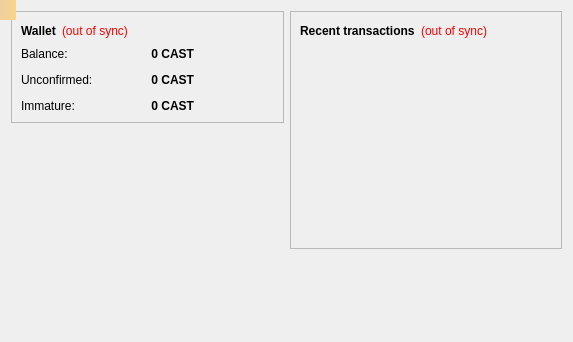
<?xml version="1.0" encoding="UTF-8"?>
<ui version="4.0">
 <class>OverviewPage</class>
 <widget class="QWidget" name="OverviewPage">
  <property name="geometry">
   <rect>
    <x>0</x>
    <y>0</y>
    <width>573</width>
    <height>342</height>
   </rect>
  </property>
  <property name="windowTitle">
   <string>Form</string>
  </property>
  <layout class="QGridLayout" name="gridLayout_2">
   <item row="0" column="0">
    <layout class="QHBoxLayout" name="horizontalLayout" stretch="1,1">
     <item>
      <layout class="QVBoxLayout" name="verticalLayout_2">
       <item>
        <widget class="QFrame" name="frame">
         <property name="frameShape">
          <enum>QFrame::StyledPanel</enum>
         </property>
         <property name="frameShadow">
          <enum>QFrame::Raised</enum>
         </property>
         <layout class="QVBoxLayout" name="verticalLayout_4">
          <item>
           <layout class="QHBoxLayout" name="horizontalLayout_4">
            <item>
             <widget class="QLabel" name="label_5">
              <property name="font">
               <font>
                <weight>75</weight>
                <bold>true</bold>
               </font>
              </property>
              <property name="text">
               <string>Wallet</string>
              </property>
             </widget>
            </item>
            <item>
             <widget class="QLabel" name="labelWalletStatus">
              <property name="toolTip">
               <string>&lt;html&gt;&lt;head/&gt;&lt;body&gt;&lt;p&gt;The displayed information may be out of date. Your wallet automatically synchronizes with the CAST network after a connection is established, but this process has not completed yet.&lt;/p&gt;&lt;/body&gt;&lt;/html&gt;</string>
              </property>
              <property name="styleSheet">
               <string notr="true">QLabel { color: red; }</string>
              </property>
              <property name="text">
               <string notr="true">(out of sync)</string>
              </property>
              <property name="alignment">
               <set>Qt::AlignLeading|Qt::AlignLeft|Qt::AlignVCenter</set>
              </property>
             </widget>
            </item>
            <item>
             <spacer name="horizontalSpacer_2">
              <property name="orientation">
               <enum>Qt::Horizontal</enum>
              </property>
              <property name="sizeHint" stdset="0">
               <size>
                <width>40</width>
                <height>20</height>
               </size>
              </property>
             </spacer>
            </item>
           </layout>
          </item>
          <item>
           <layout class="QGridLayout" name="gridLayout" columnstretch="3,8">
            <property name="spacing">
             <number>12</number>
            </property>
            <item row="0" column="0">
             <widget class="QLabel" name="label">
              <property name="text">
               <string>Balance:</string>
              </property>
             </widget>
            </item>
            <item row="0" column="1">
             <widget class="QLabel" name="labelBalance">
              <property name="font">
               <font>
                <weight>75</weight>
                <bold>true</bold>
               </font>
              </property>
              <property name="cursor">
               <cursorShape>IBeamCursor</cursorShape>
              </property>
              <property name="toolTip">
               <string>Your current balance</string>
              </property>
              <property name="layoutDirection">
               <enum>Qt::LeftToRight</enum>
              </property>
              <property name="text">
               <string notr="true">0 CAST</string>
              </property>
              <property name="alignment">
               <set>Qt::AlignRight|Qt::AlignTrailing|Qt::AlignVCenter</set>
              </property>
              <property name="indent">
               <number>80</number>
              </property>
              <property name="textInteractionFlags">
               <set>Qt::LinksAccessibleByMouse|Qt::TextSelectableByKeyboard|Qt::TextSelectableByMouse</set>
              </property>
             </widget>
            </item>
            <item row="1" column="0">
             <widget class="QLabel" name="label_3">
              <property name="text">
               <string>Unconfirmed:</string>
              </property>
             </widget>
            </item>
            <item row="1" column="1">
             <widget class="QLabel" name="labelUnconfirmed">
              <property name="font">
               <font>
                <weight>75</weight>
                <bold>true</bold>
               </font>
              </property>
              <property name="cursor">
               <cursorShape>IBeamCursor</cursorShape>
              </property>
              <property name="toolTip">
               <string>Total of transactions that have yet to be confirmed, and do not yet count toward the current balance</string>
              </property>
              <property name="layoutDirection">
               <enum>Qt::LeftToRight</enum>
              </property>
              <property name="text">
               <string notr="true">0 CAST</string>
              </property>
              <property name="alignment">
               <set>Qt::AlignRight|Qt::AlignTrailing|Qt::AlignVCenter</set>
              </property>
              <property name="indent">
               <number>80</number>
              </property>
              <property name="textInteractionFlags">
               <set>Qt::LinksAccessibleByMouse|Qt::TextSelectableByKeyboard|Qt::TextSelectableByMouse</set>
              </property>
             </widget>
            </item>
            <item row="2" column="0">
             <widget class="QLabel" name="labelImmatureText">
              <property name="text">
               <string>Immature:</string>
              </property>
             </widget>
            </item>
            <item row="2" column="1">
             <widget class="QLabel" name="labelImmature">
              <property name="font">
               <font>
                <weight>75</weight>
                <bold>true</bold>
               </font>
              </property>
              <property name="toolTip">
               <string>Mined balance that has not yet matured</string>
              </property>
              <property name="layoutDirection">
               <enum>Qt::LeftToRight</enum>
              </property>
              <property name="text">
               <string notr="true">0 CAST</string>
              </property>
              <property name="alignment">
               <set>Qt::AlignRight|Qt::AlignTrailing|Qt::AlignVCenter</set>
              </property>
              <property name="margin">
               <number>0</number>
              </property>
              <property name="indent">
               <number>80</number>
              </property>
              <property name="textInteractionFlags">
               <set>Qt::LinksAccessibleByMouse|Qt::TextSelectableByKeyboard|Qt::TextSelectableByMouse</set>
              </property>
             </widget>
            </item>
           </layout>
          </item>
         </layout>
        </widget>
       </item>
       <item>
        <spacer name="verticalSpacer_3">
         <property name="orientation">
          <enum>Qt::Vertical</enum>
         </property>
         <property name="sizeHint" stdset="0">
          <size>
           <width>20</width>
           <height>40</height>
          </size>
         </property>
        </spacer>
       </item>
       <item>
        <widget class="QLabel" name="label_wallet_bgcoin">
         <property name="text">
          <string/>
         </property>
         <property name="pixmap">
          <pixmap resource="../bitcoin.qrc">:/images/wallet_bgcoin</pixmap>
         </property>
         <property name="scaledContents">
          <bool>false</bool>
         </property>
         <property name="alignment">
          <set>Qt::AlignCenter</set>
         </property>
         <property name="margin">
          <number>0</number>
         </property>
        </widget>
       </item>
       <item>
        <spacer name="verticalSpacer">
         <property name="orientation">
          <enum>Qt::Vertical</enum>
         </property>
         <property name="sizeHint" stdset="0">
          <size>
           <width>20</width>
           <height>40</height>
          </size>
         </property>
        </spacer>
       </item>
      </layout>
     </item>
     <item>
      <layout class="QVBoxLayout" name="verticalLayout_3">
       <item>
        <widget class="QFrame" name="frame_2">
         <property name="frameShape">
          <enum>QFrame::StyledPanel</enum>
         </property>
         <property name="frameShadow">
          <enum>QFrame::Raised</enum>
         </property>
         <layout class="QVBoxLayout" name="verticalLayout">
          <item>
           <layout class="QHBoxLayout" name="horizontalLayout_2">
            <item>
             <widget class="QLabel" name="label_4">
              <property name="text">
               <string>&lt;b&gt;Recent transactions&lt;/b&gt;</string>
              </property>
             </widget>
            </item>
            <item>
             <widget class="QLabel" name="labelTransactionsStatus">
              <property name="toolTip">
               <string>&lt;html&gt;&lt;head/&gt;&lt;body&gt;&lt;p&gt;The displayed information may be out of date. Your wallet automatically synchronizes with the CAST network after a connection is established, but this process has not completed yet.&lt;/p&gt;&lt;/body&gt;&lt;/html&gt;</string>
              </property>
              <property name="styleSheet">
               <string notr="true">QLabel { color: red; }</string>
              </property>
              <property name="text">
               <string notr="true">(out of sync)</string>
              </property>
              <property name="alignment">
               <set>Qt::AlignRight|Qt::AlignTrailing|Qt::AlignVCenter</set>
              </property>
             </widget>
            </item>
            <item>
             <spacer name="horizontalSpacer">
              <property name="orientation">
               <enum>Qt::Horizontal</enum>
              </property>
              <property name="sizeHint" stdset="0">
               <size>
                <width>40</width>
                <height>20</height>
               </size>
              </property>
             </spacer>
            </item>
           </layout>
          </item>
          <item>
           <widget class="QListView" name="listTransactions">
            <property name="styleSheet">
             <string notr="true">QListView { background: transparent; }</string>
            </property>
            <property name="frameShape">
             <enum>QFrame::NoFrame</enum>
            </property>
            <property name="verticalScrollBarPolicy">
             <enum>Qt::ScrollBarAlwaysOff</enum>
            </property>
            <property name="horizontalScrollBarPolicy">
             <enum>Qt::ScrollBarAlwaysOff</enum>
            </property>
            <property name="selectionMode">
             <enum>QAbstractItemView::NoSelection</enum>
            </property>
           </widget>
          </item>
         </layout>
        </widget>
       </item>
       <item>
        <spacer name="verticalSpacer_2">
         <property name="orientation">
          <enum>Qt::Vertical</enum>
         </property>
         <property name="sizeHint" stdset="0">
          <size>
           <width>20</width>
           <height>40</height>
          </size>
         </property>
        </spacer>
       </item>
      </layout>
     </item>
    </layout>
   </item>
  </layout>
  <widget class="QLabel" name="labelAlerts">
   <property name="geometry">
    <rect>
     <x>0</x>
     <y>0</y>
     <width>16</width>
     <height>20</height>
    </rect>
   </property>
   <property name="visible">
    <bool>false</bool>
   </property>
   <property name="styleSheet">
    <string notr="true">background-color: qlineargradient(x1: 0, y1: 0, x2: 1, y2: 0, stop:0 #F0D0A0, stop:1 #F8D488); color:#000000;</string>
   </property>
   <property name="wordWrap">
    <bool>true</bool>
   </property>
   <property name="margin">
    <number>3</number>
   </property>
  </widget>
 </widget>
 <resources>
  <include location="../bitcoin.qrc"/>
 </resources>
 <connections/>
</ui>
